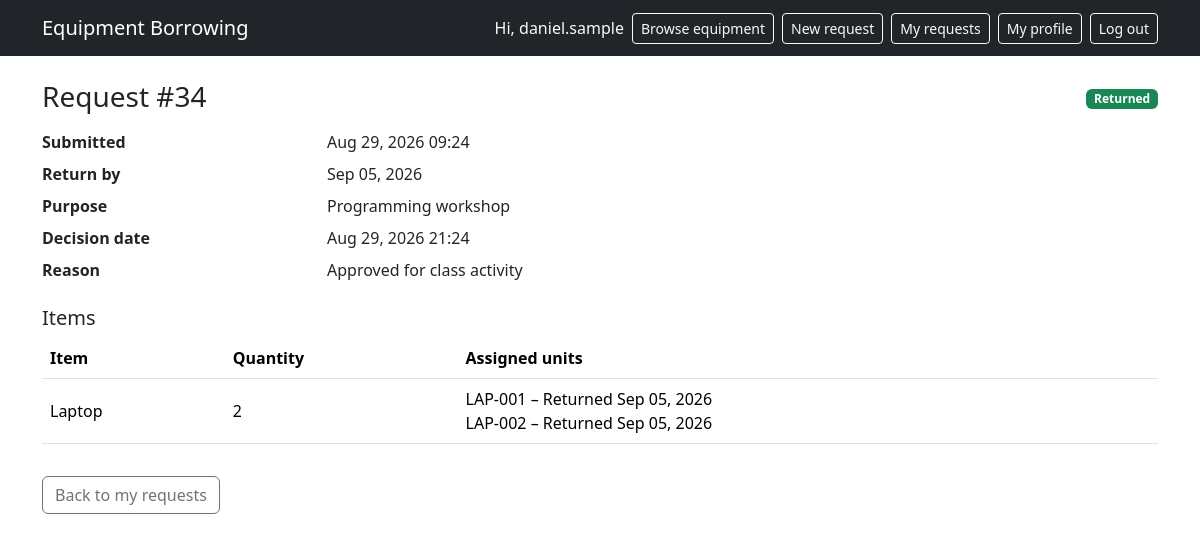
The page /portal/requests/34/ (signed in) on the database its author committed.
### borrowing/models.py (models this page shows, shortened)
class BorrowRequest(models.Model):
    class Status(models.TextChoices):
        PENDING = "PENDING", "Pending"
        APPROVED = "APPROVED", "Approved"
        REJECTED = "REJECTED", "Rejected"
        CANCELLED = "CANCELLED", "Cancelled"
        ISSUED = "ISSUED", "Issued"
        PARTIALLY_RETURNED = "PARTIALLY_RETURNED", "Partially returned"
        RETURNED = "RETURNED", "Returned"
    user = models.ForeignKey(
        settings.AUTH_USER_MODEL,
        on_delete=models.PROTECT,
        related_name="borrow_requests",
    )
    purpose = models.TextField()
    requested_at = models.DateTimeField(auto_now_add=True)
    due_date = models.DateField()
    status = models.CharField(
        max_length=20, choices=Status.choices, default=Status.PENDING
    )
    decided_by = models.ForeignKey(
        settings.AUTH_USER_MODEL,
        on_delete=models.PROTECT,
        null=True,
        blank=True,
        related_name="decisions_made",
    )
    decided_at = models.DateTimeField(null=True, blank=True)
    decision_reason = models.TextField(blank=True)
    class Meta:
        ordering = ["-requested_at"]
    @property
    def is_overdue(self):
        return self.overdue_days > 0
    @property
    def overdue_days(self):
        if self.status not in (
            self.Status.ISSUED,
            self.Status.PARTIALLY_RETURNED,
        ):
            return 0
        return max((timezone.localdate() - self.due_date).days, 0)

class RequestItem(models.Model):
    borrow_request = models.ForeignKey(
        BorrowRequest, on_delete=models.CASCADE, related_name="items"
    )
    item = models.ForeignKey(
        CatalogItem, on_delete=models.PROTECT, related_name="request_items"
    )
    quantity = models.PositiveIntegerField(validators=[MinValueValidator(1)])
    class Meta:
        constraints = [
            models.UniqueConstraint(
                fields=["borrow_request", "item"], name="unique_item_per_request"
            )
        ]

class UnitAllocation(models.Model):
    request_item = models.ForeignKey(
        RequestItem, on_delete=models.PROTECT, related_name="allocations"
    )
    unit = models.ForeignKey(
        EquipmentUnit, on_delete=models.PROTECT, related_name="allocations"
    )
    allocated_at = models.DateTimeField(auto_now_add=True)
    released_at = models.DateTimeField(null=True, blank=True)
    cancelled_at = models.DateTimeField(null=True, blank=True)
    returned_at = models.DateTimeField(null=True, blank=True)
    class Meta:
        constraints = [
            models.UniqueConstraint(
                fields=["unit"],
                condition=Q(cancelled_at__isnull=True, returned_at__isnull=True),
                name="one_active_allocation_per_unit",
            )
        ]

### inventory/models.py (models this page shows, shortened)
class CatalogItem(models.Model):
    category = models.ForeignKey(
        Category, on_delete=models.PROTECT, related_name="items"
    )
    name = models.CharField(max_length=150)
    description = models.TextField(blank=True)
    is_active = models.BooleanField(default=True)  # archive flag
    class Meta:
        ordering = ["name"]
        constraints = [
            models.UniqueConstraint(
                fields=["category", "name"], name="unique_item_per_category"
            )
        ]

class EquipmentUnit(models.Model):
    class Status(models.TextChoices):
        AVAILABLE = "AVAILABLE", "Available"
        RESERVED = "RESERVED", "Reserved"
        ISSUED = "ISSUED", "Issued"
        MAINTENANCE = "MAINTENANCE", "Maintenance"
        RETIRED = "RETIRED", "Retired"
    class Condition(models.TextChoices):
        GOOD = "GOOD", "Good"
        FAIR = "FAIR", "Fair"
        DAMAGED = "DAMAGED", "Damaged"
    asset_code = models.CharField(max_length=30, unique=True)
    item = models.ForeignKey(
        CatalogItem, on_delete=models.PROTECT, related_name="units"
    )
    condition = models.CharField(
        max_length=10, choices=Condition.choices, default=Condition.GOOD
    )
    acquisition_date = models.DateField()
    status = models.CharField(
        max_length=12, choices=Status.choices, default=Status.AVAILABLE
    )
    class Meta:
        ordering = ["asset_code"]

### borrowing/views.py (the view)
# urls.py: path("requests/<int:pk>/", views.request_detail, name="request_detail"),
@login_required
def request_detail(request, pk):
    borrow = get_object_or_404(
        BorrowRequest.objects.prefetch_related(
            "items__item", "items__allocations__unit"
        ),
        pk=pk,
        user=request.user,  # someone else's request gives a 404
    )
    can_cancel = borrow.status in (
        BorrowRequest.Status.PENDING,
        BorrowRequest.Status.APPROVED,
    )
    return render(
        request,
        "portal/request_detail.html",
        {"req": borrow, "can_cancel": can_cancel},
    )

### templates/portal/request_detail.html (shortened to what this page needs)
{% extends "base.html" %}
{% block content %}
<div class="d-flex justify-content-between align-items-center mb-3">
  <h1 class="h3 m-0">Request #{{ req.pk }}</h1>
  <div>{% include "portal/_status_badge.html" %}</div>
</div>
<dl class="row">
  <dt class="col-sm-3">Submitted</dt><dd class="col-sm-9">{{ req.requested_at|date:"M d, Y H:i" }}</dd>
  <dt class="col-sm-3">Return by</dt><dd class="col-sm-9">{{ req.due_date|date:"M d, Y" }}</dd>
  <dt class="col-sm-3">Purpose</dt><dd class="col-sm-9">{{ req.purpose }}</dd>
  {% if req.decided_at %}
    <dt class="col-sm-3">Decision date</dt><dd class="col-sm-9">{{ req.decided_at|date:"M d, Y H:i" }}</dd>
    {% if req.decision_reason %}
      <dt class="col-sm-3">Reason</dt><dd class="col-sm-9">{{ req.decision_reason }}</dd>
    {% endif %}
  {% endif %}
</dl>
<h2 class="h5">Items</h2>
<div class="table-responsive">
  <table class="table align-middle">
    <thead><tr><th>Item</th><th>Quantity</th><th>Assigned units</th></tr></thead>
    <tbody>
    {% for ri in req.items.all %}
      <tr>
        <td>{{ ri.item.name }}</td>
        <td>{{ ri.quantity }}</td>
        <td>
          {% for a in ri.allocations.all %}
            <div>
              {{ a.unit.asset_code }} &ndash;
              {% if a.cancelled_at %}Cancelled
              {% elif a.returned_at %}Returned {{ a.returned_at|date:"M d, Y" }}
              {% elif a.released_at %}Released {{ a.released_at|date:"M d, Y" }}
              {% else %}Reserved{% endif %}
            </div>
          {% empty %}
            <span class="text-muted">Units are assigned when the request is approved.</span>
          {% endfor %}
        </td>
      </tr>
    {% endfor %}
    </tbody>
  </table>
</div>
<div class="mt-3">
  <a class="btn btn-outline-secondary" href="{% url 'portal:request_list' %}">Back to my requests</a>
</div>
{% endblock %}

### templates/base.html (shortened to what this page needs)
<!DOCTYPE html>
<html lang="en">
<head>
  <link href="https://cdn.jsdelivr.net/npm/bootstrap@5.3.3/dist/css/bootstrap.min.css" rel="stylesheet">
</head>
<body>
<nav class="navbar bg-dark navbar-dark">
  <div class="container">
    <a class="navbar-brand" href="{% url 'portal:home' %}">Equipment Borrowing</a>
    <div class="d-flex align-items-center gap-2">
      {% if user.is_authenticated %}
        <span class="navbar-text text-light">Hi, {{ user.username }}</span>
        <a class="btn btn-outline-light btn-sm" href="{% url 'portal:browse' %}">Browse equipment</a>
        <a class="btn btn-outline-light btn-sm" href="{% url 'portal:request_create' %}">New request</a>
        <a class="btn btn-outline-light btn-sm" href="{% url 'portal:request_list' %}">My requests</a>
        <a class="btn btn-outline-light btn-sm" href="{% url 'accounts:profile' %}">My profile</a>
        <form method="post" action="{% url 'accounts:logout' %}" class="m-0">
          <button class="btn btn-outline-light btn-sm" type="submit">Log out</button>
        </form>
      {% else %}
        <a class="btn btn-outline-light btn-sm" href="{% url 'accounts:login' %}">Log in</a>
        <a class="btn btn-light btn-sm" href="{% url 'accounts:register' %}">Register</a>
      {% endif %}
    </div>
  </div>
</nav>
<main class="container py-4">
  {% block content %}{% endblock %}
</main>
</body>
</html>

### templates/portal/_status_badge.html (shortened to what this page needs)
<span class="badge
  {% if req.status == 'APPROVED' or req.status == 'RETURNED' %}text-bg-success
  {% elif req.status == 'REJECTED' or req.status == 'CANCELLED' %}text-bg-dark
  {% elif req.status == 'ISSUED' or req.status == 'PARTIALLY_RETURNED' %}text-bg-primary
  {% else %}text-bg-secondary{% endif %}">{{ req.get_status_display }}</span>

### rows shown on the page
BorrowRequest: pk "34", status "Returned", requested_at "Aug 29, 2026 09:24", due_date "Sep 05, 2026", purpose "Programming workshop", decided_at "Aug 29, 2026 21:24", decision_reason "Approved for class activity"
RequestItem: item.name "Laptop", quantity "2"
UnitAllocation: unit.asset_code "LAP-001", returned_at "Sep 05, 2026"
UnitAllocation: unit.asset_code "LAP-002", returned_at "Sep 05, 2026"

### other values the page prints
{{ user.username }} "daniel.sample"
